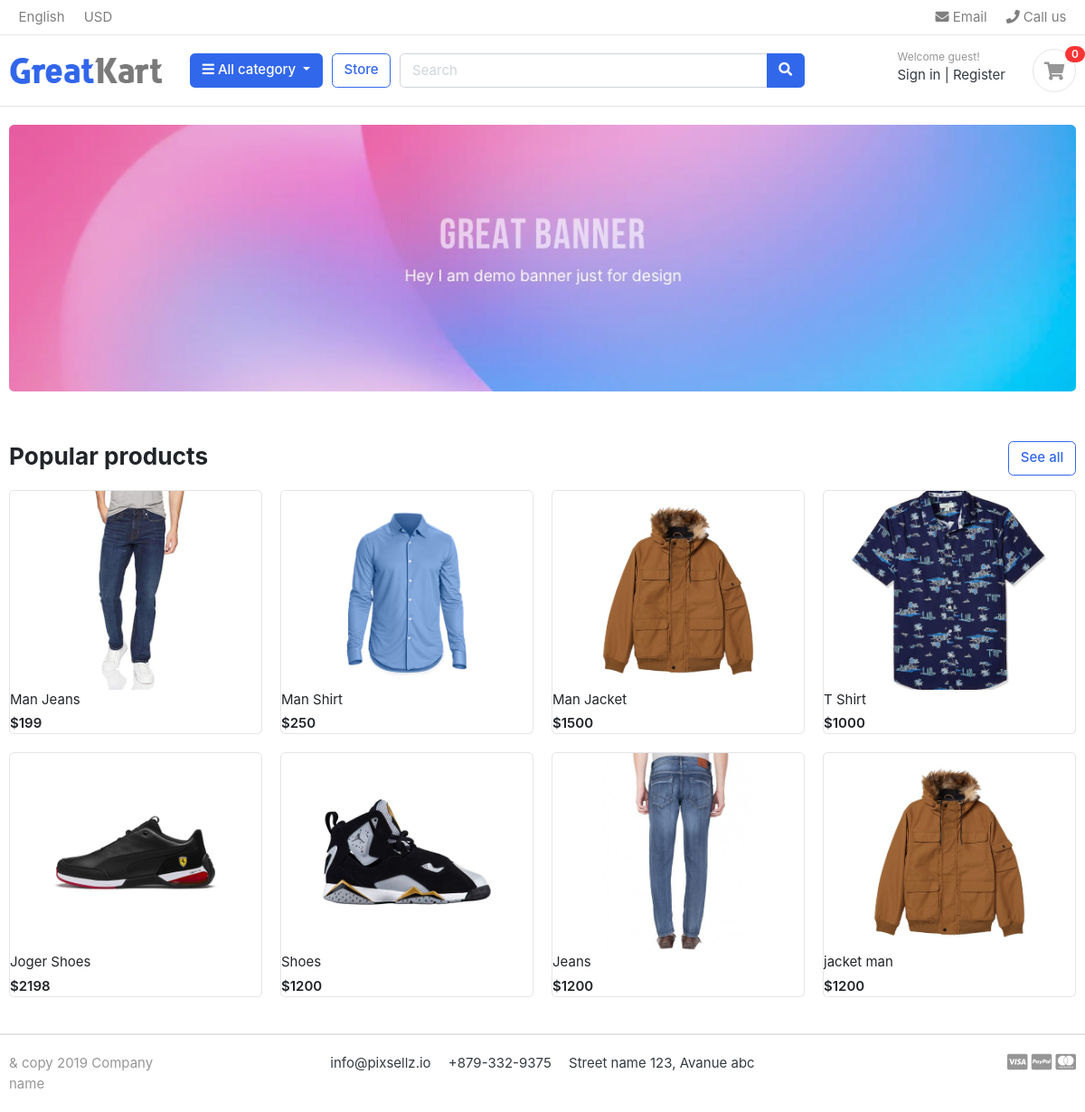
The page / on the database its author committed.
### store/models.py (models this page shows, shortened)
class Product(models.Model):
    Product_name    = models.CharField(max_length=50, unique=True)
    Slug            = models.SlugField(max_length=50, unique=True)
    Description     = models.TextField()
    Price           = models.IntegerField()
    Image           = models.ImageField(upload_to='product/images')
    Stock           = models.IntegerField()
    is_available    = models.BooleanField(default=True)
    category        = models.ForeignKey(Categorie, on_delete=models.CASCADE)
    Created_date    = models.DateTimeField(auto_now_add=True)
    Modified_date   = models.DateTimeField(auto_now=True)
    def product_url(self):
        return reverse ('product_by_details', args=[self.category.slug,self.Slug])

### GreatCartEcommerce/views.py (the view)
# urls.py: 2. Add a URL to urlpatterns:  path('', Home.as_view(), name='home')
def Home(request):
    try:
        product = Product.objects.all().filter(is_available=True)
        context ={
        'products':product
        }
        return render (request, 'index.html',context)
    except:
        raise Product.DoesNotExist

### cart/context_processor.py (called while the page is built)
def counter(request):
    cart_count = 0
    try :
        cart = Cart.objects.get(cart_id= _cart_id(request))
        cart_itams = CartIteam.objects.filter(cart=cart, is_active=True)
        cart_count = sum(iteam.quantity for iteam in cart_itams)
    except Cart.DoesNotExist:
        cart_count = 0
    return dict(cart_count=cart_count)

### cart/views.py (called while the page is built)
def _cart_id(request):
    cart = request.session.session_key
    if not cart:
       cart = request.session.create()
    return cart

### category/context_processor.py (called while the page is built)
def get_links(request):
    links = Categorie.objects.all()
    return dict(link=links)

### templates/index.html (shortened to what this page needs)
{% extends "base.html" %}
{% load static %}
{% block content %}
<section class="section-intro padding-y-sm">
<div class="container">
<div class="intro-banner-wrap">
	<img src="{% static "images/banners/1.jpg" %}" class="img-fluid rounded">
</div>
</div>
</section>
<section class="section-name padding-y-sm">
<div class="container">
<header class="section-heading">
	<a href="./store.html" class="btn btn-outline-primary float-right">See all</a>
	<h3 class="section-title">Popular products</h3>
</header>
<div class="row">
	{% for product in products  %}
	<div class="col-md-3">
		<div class="card card-product-grid">
			<a href="{{product.product_url}}" class="img-wrap"> <img src="{{product.Image.url}}"></a>
				<a href="{{product.product_url}}" class="title">{{product.Product_name}}</a>
				<div class="price mt-1">${{product.Price}}</div>
		</div>
	</div>
	{% endfor %}
</div>
</div>
</section>
{% endblock content %}

### static/css/ui.css (style rules this page uses)
html { font-family: "Inter", sans-serif; font-size: 15px; }
.img-wrap { text-align: center; display: block; }
.img-wrap img { max-width: 100%; }
.padding-y-sm { padding-top: 20px; padding-bottom: 20px; }
.section-heading { margin-bottom: 20px; margin-top: 15px; }
.section-title { color: #212529; }
[class*=card-product] a.title { color: #212529; display: block; }
[class*=card-product] .img-wrap { overflow: hidden; position: relative; }
[class*=card-product] .img-wrap img { height: 100%; max-width: 100%; width: auto; display: inline-block; -o-object-fit: cover; object-fit: cover; }
.card-product-grid { margin-bottom: 20px; }
.card-product-grid .img-wrap { border-radius: 0.2rem 0.2rem 0 0; height: 220px; }
.card .img-wrap { overflow: hidden; }
.price { font-weight: 600; color: #212529; }

### rows shown on the page
Product: Image (picture), Product_name "Man Jeans", Price "199"
Product: Image (picture), Product_name "Man Shirt", Price "250"
Product: Image (picture), Product_name "Man Jacket", Price "1500"
Product: Image (picture), Product_name "T Shirt", Price "1000"
Product: Image (picture), Product_name "Joger Shoes", Price "2198"
Product: Image (picture), Product_name "Shoes", Price "1200"
Product: Image (picture), Product_name "Jeans", Price "1200"
Product: Image (picture), Product_name "jacket man", Price "1200"

### other values the page prints
{{ cart_count }} "0"
